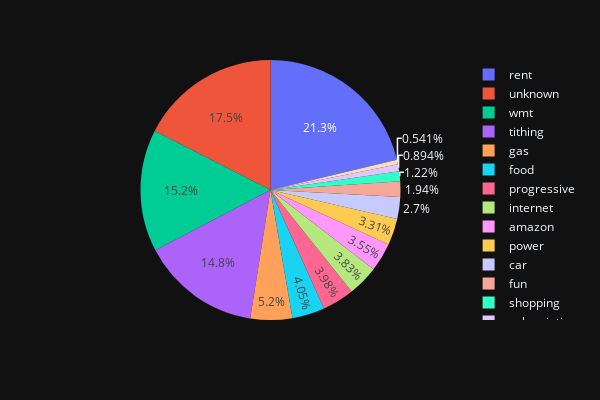

Notebook source saved alongside this figure:
### Markdown cell above
# Month Last Pie Chart

### Code cell
fig = px.pie(df, values='cost', names='category', template='plotly_dark', width=600, height=400)
fig.show()

### Figure 1 — Plotly figure (JSON) as saved in the notebook; plotly's stock layout.template omitted (floating-point values rounded to 4 significant figures; data arrays with more than 128 entries replaced by an {"elided": "..."} marker saying what was removed)
{"data": [{"domain": {"x": [0, 1], "y": [0, 1]}, "hovertemplate": "category=%{label}<br>cost=%{value}<extra></extra>", "labels": {"elided": "780 str values"}, "legendgroup": "", "name": "", "showlegend": true, "type": "pie", "values": {"elided": "780 float values"}}], "layout": {"height": 400, "legend": {"tracegroupgap": 0}, "margin": {"t": 60}, "width": 600}}
